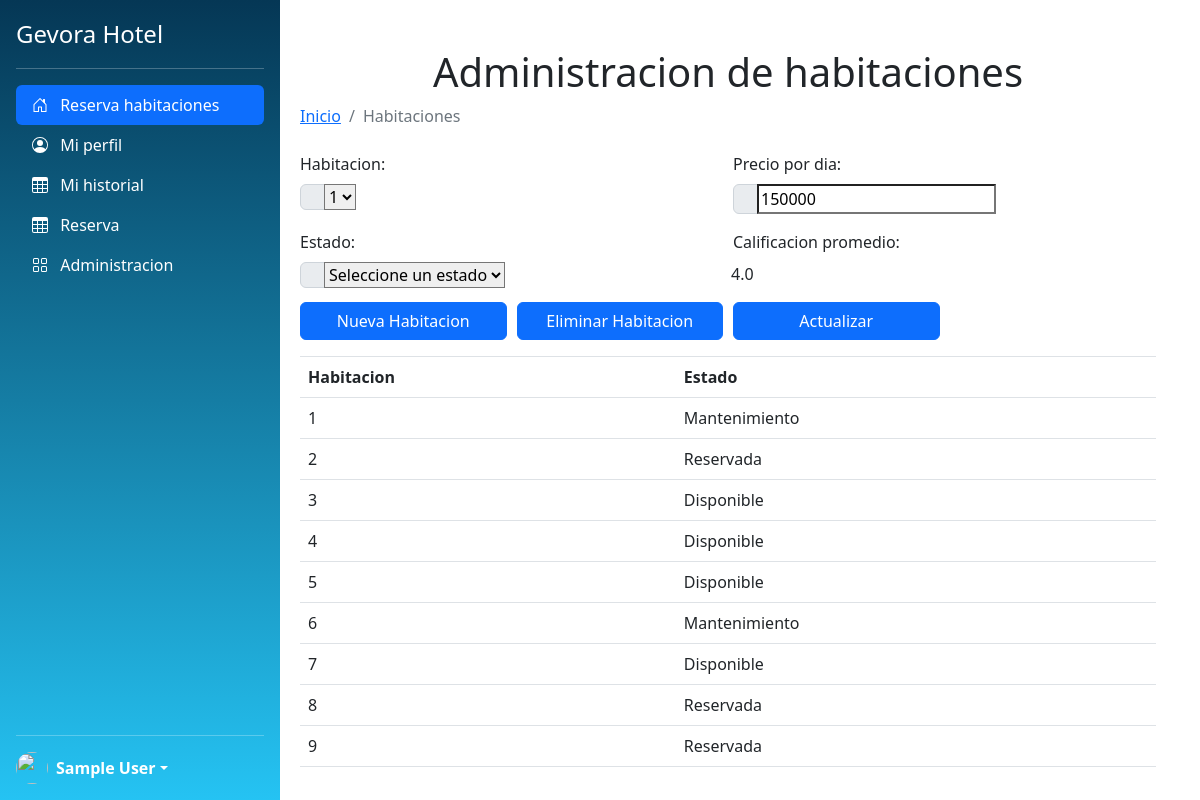
The app's page /admo_hab, older data.
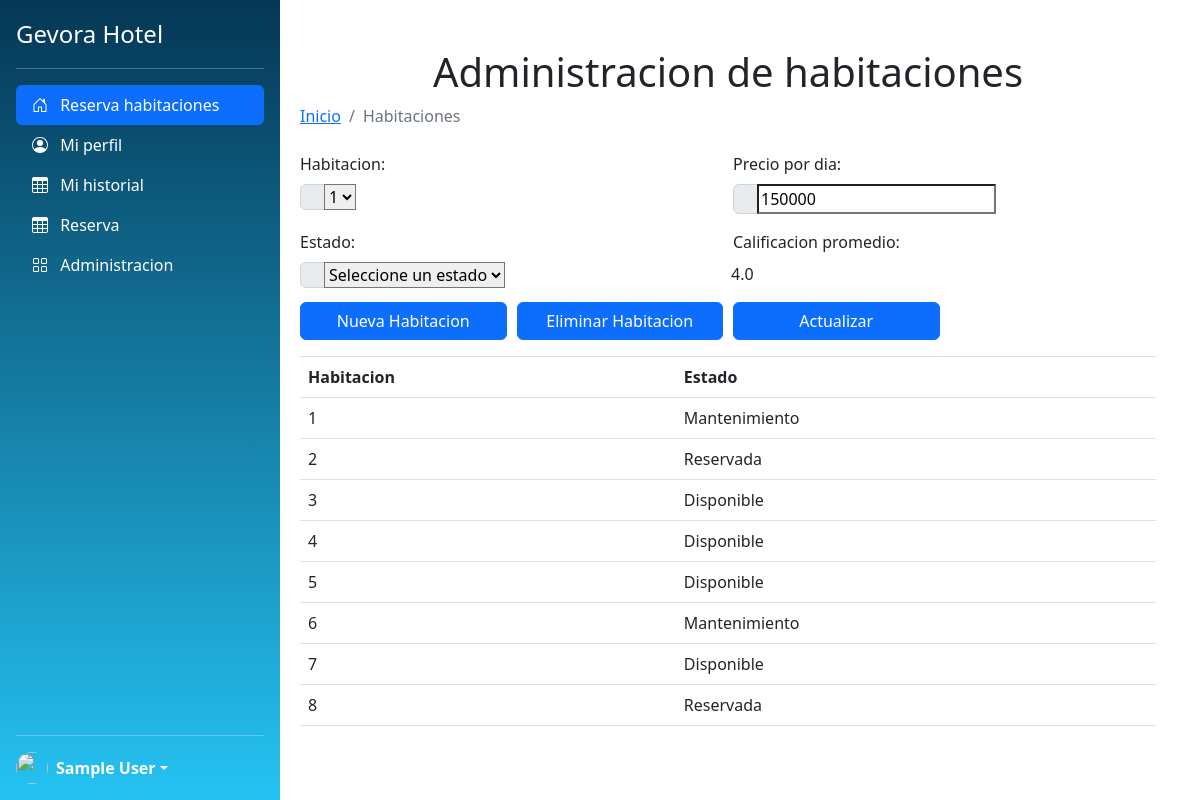
The same page, newer data.
### tables this page shows
CREATE TABLE Habitaciones (Id INTEGER UNIQUE PRIMARY KEY NOT NULL, Estado TEXT NOT NULL);

### app.py (the view)
@app.route('/admo_hab')
def admohab():
    lista = bd.sql_select_habitaciones()
    print(lista)
    return render_template('admo_hab.html',l_hab=lista, titulo="Ejemplo Hotel Gevora 2")

### app.py (called while the page is built)
@app.before_request
def before_request():
    if 'username' in session:
        g.user = 'cway@outlook.com'
    else:
        g.user = None
    if 'rol' in session:
        g.rol = 'Administrador'
    else:
        g.rol = None

### crudHabitacion.py (called while the page is built)
def sql_connection():
    try:
        con = sqlite3.connect('luna.db')
        return con
    except Error:
        print(Error)

def sql_select_habitaciones():
    strsql = "SELECT * FROM Habitaciones;"
    print(strsql)
    con = sql_connection()
    cursor_Obj = con.cursor()
    cursor_Obj.execute(strsql)
    habitaciones = cursor_Obj.fetchall()
    con.close()
    return habitaciones

### templates/admo_hab.html (shortened to what this page needs)
{% extends "base.html" %}
{% block principal %}
    <div class="container-fluid">
        <div class="row text-center justify-content-center align-items-center ">
          <h1 class="mt-5 text-align-center">Administracion de habitaciones</h1>
        </div>
        <ol class="breadcrumb mb-4">
            <li class="breadcrumb-item"><a href="/">Inicio</a></li>
            <li class="breadcrumb-item active">Habitaciones</li>
        </ol>
        <div class="card-body">
        <form action="ControlHabitacion" method="post">
            <div class="form-row">
            <div class="col-md-6 mb-2">
              <label>Habitacion:</label>
              <div class="input-group">
                <div class="input-group-prepend">
                    <span class="input-group-text"></span>
                </div>
                <select name="idHab">
                  {% for hab in l_hab %}
                      <option value= {{ hab[0] }}> {{ hab[0] }} </option>
                  {% endfor %}
                </select>
              </div>
            </div>
            <div class="col-md-6 mb-3">
              <label>Precio por dia:</label>
              <div class="input-group">
                <div class="input-group-prepend">
                  <span class="input-group-text"></span>
                </div>
                <input type="text" placeholder="" name="pre" value='150000' />
              </div>
            </div>
          </div>
          <div class="form-row">
            <div class="col-md-6 mb-2">
              <label>Estado:</label>
              <div class="input-group">
                <div class="input-group-prepend">
                  <span class="input-group-text"></span>
                </div>
                <select name="estado">
                  <option value="NS">Seleccione un estado</option>
                </select>
              </div>
            </div>
            <div class="col-md-6 mb-2">
              <label>Calificacion promedio:</label>
              <div class="input-group">
                <label>4.0</label>
              </div>
            </div>
          </div>
          <div class="form-row">
            <div class="col-md-3 md-3">
              <div class="input-group">
                <input type="submit" class="btn btn-primary btn-block" name="acc" value="Nueva Habitacion" />
              </div>
            </div>
            <div class="col-md-3 mb-3">
              <div class="input-group">
                <input type="submit" class="btn btn-primary btn-block" name="acc" value="Eliminar Habitacion" />
              </div>
            </div>
            <div class="col-md-3">
              <div class="input-group">
                <input type="submit" class="btn btn-primary btn-block" name="acc" value="Actualizar" />
              </div>
            </div>
          </div>
        </form>
      </div>
      <table class="table">
        <tbody>
            <tr>
                <th> Habitacion </th>
                <th> Estado </th>
            </tr>
            {% for hab in l_hab %}
            <tr>
                <td>{{ hab[0] }}</td>
                <td>{{ hab[1] }}</td>
            </tr>
            {% endfor %}
        </tbody>
      </table>
    </div>
{% endblock %}

### templates/base.html (shortened to what this page needs)
<!DOCTYPE html>
<html lang="en">
    <head>
    <link href="{{ url_for('static', filename='css/styles.css') }}" rel="stylesheet" />
    <link href="https://cdn.jsdelivr.net/npm/bootstrap@5.2.0/dist/css/bootstrap.min.css" rel="stylesheet">
</head>
<body>
        <main  class="d-flex flex-nowrap gap-2">
            <div class="d-flex flex-column flex-shrink-0 p-3 text-bg-dark gradient-navbar" style="width: 280px;">
                <a href="/" class="d-flex align-items-center mb-3 mb-md-0 me-md-auto text-white text-decoration-none">
                    <span class="fs-4">Gevora Hotel</span>
                </a>
                <hr>
                <ul class="nav nav-pills flex-column mb-auto text-white">
                    <li class="nav-item">
                        <a href="#" class="nav-link text-white active">
                            <svg class="bi pe-none me-2" width="16" height="16"><use xlink:href="#home"/></svg>
                            Reserva habitaciones
                        </a>
                    </li>
                    <li>
                        <a href="homeProfile" class="nav-link text-white">
                            <svg class="bi pe-none me-2" width="16" height="16"><use xlink:href="#people-circle"/></svg>
                            Mi perfil
                        </a>
                    </li>
                    <li>
                        <a href="historialReserva" class="nav-link text-white">
                            <svg class="bi pe-none me-2" width="16" height="16"><use xlink:href="#table"/></svg>
                            Mi historial
                        </a>
                    </li>
                    <li>
                        <a href="#" class="nav-link text-white">
                            <svg class="bi pe-none me-2" width="16" height="16"><use xlink:href="#table"/></svg>
                            Reserva
                        </a>
                    </li>
                    <li>
                        <a href="admo_hab" class="nav-link text-white">
                            <svg class="bi pe-none me-2" width="16" height="16"><use xlink:href="#grid"/></svg>
                            Administracion
                        </a>
                </ul>
                <hr>
                <div class="dropdown">
                    <a href="#" class="d-flex align-items-center text-white text-decoration-none dropdown-toggle" data-bs-toggle="dropdown" aria-expanded="false">
                        <img src="https://github.com/mdo.png" alt="" width="32" height="32" class="rounded-circle me-2">
                        <strong>Sample User</strong>
                    </a>
                </div>
            </div>
                {% block principal %}
                {% endblock %}
            <div class="b-example-vr"></div>
        </main>
</body>
</html>

### templates/base.html (style rules this page uses)
.gradient-navbar { background-image: linear-gradient(#053755, #25c3f3); }
.b-example-vr { flex-shrink: 0; width: 1.5rem; height: 100vh; }
.bi { vertical-align: -.125em; fill: currentColor; }

Row changes from the older to the newer data that the page shows:
removed Habitaciones: Id "9", Estado "Reservada"
